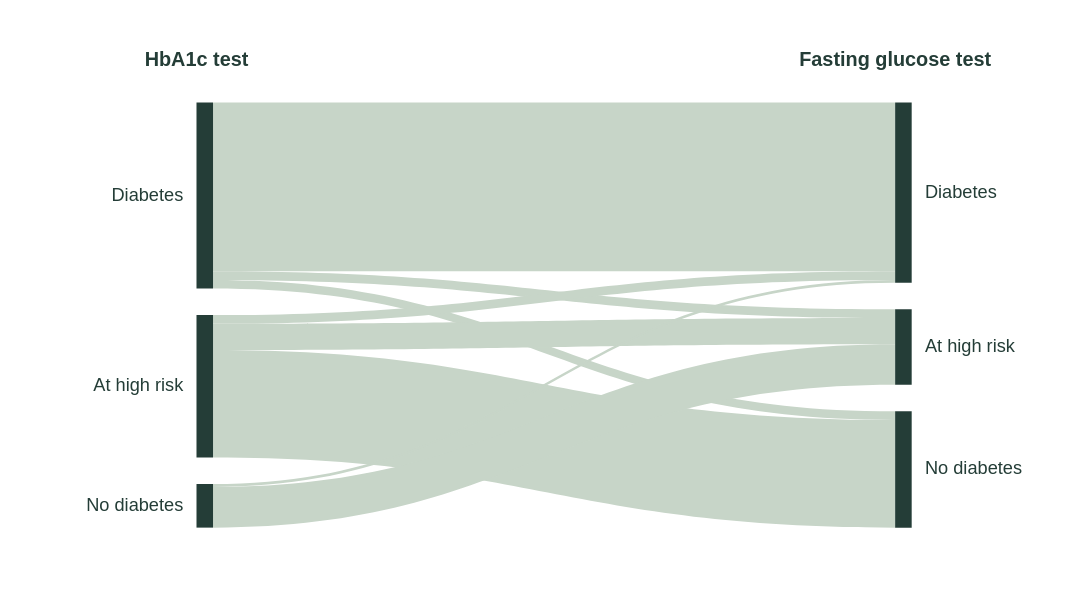

Describe this chart as a Vega-Lite specification.
### Vega specification from a JSON file in a GitHub repository (floating-point values rounded to 4 significant figures)
{"$schema": "https://vega.github.io/schema/vega/v5.json", "width": 660, "height": 300, "padding": {"top": 30, "left": 0, "right": 0, "bottom": 5}, "background": "transparent", "signals": [{"name": "lx", "update": "width*0.18"}, {"name": "rx", "update": "width*0.82"}], "data": [{"name": "links", "values": [{"a": "Diabetes", "b": "Diabetes", "percent": 5.8, "caution": "", "sy": 10.0, "ty": 10.0, "h": 102.0}, {"a": "Diabetes", "b": "At high risk", "percent": 0.3, "caution": "", "sy": 112.0, "ty": 135.0, "h": 5.273}, {"a": "Diabetes", "b": "No diabetes", "percent": 0.3, "caution": "", "sy": 117.2, "ty": 196.7, "h": 5.273}, {"a": "At high risk", "b": "Diabetes", "percent": 0.3, "caution": "", "sy": 138.5, "ty": 112.0, "h": 5.273}, {"a": "At high risk", "b": "At high risk", "percent": 0.9, "caution": "", "sy": 143.8, "ty": 140.3, "h": 15.82}, {"a": "At high risk", "b": "No diabetes", "percent": 3.7, "caution": "", "sy": 159.6, "ty": 202.0, "h": 65.04}, {"a": "No diabetes", "b": "Diabetes", "percent": 0.1, "caution": "Use with caution", "sy": 240.6, "ty": 117.2, "h": 1.758}, {"a": "No diabetes", "b": "At high risk", "percent": 1.4, "caution": "", "sy": 242.4, "ty": 156.1, "h": 24.61}]}, {"name": "nodes", "values": [{"side": "left", "label": "Diabetes", "y": 10, "y2": 122.5}, {"side": "left", "label": "At high risk", "y": 138.5, "y2": 224.6}, {"side": "left", "label": "No diabetes", "y": 240.6, "y2": 267.0}, {"side": "right", "label": "Diabetes", "y": 10, "y2": 119.0}, {"side": "right", "label": "At high risk", "y": 135.0, "y2": 180.7}, {"side": "right", "label": "No diabetes", "y": 196.7, "y2": 267.0}]}], "marks": [{"type": "path", "from": {"data": "links"}, "encode": {"enter": {"fill": {"value": "#c7d5c8"}}, "update": {"path": {"signal": "'M'+(lx+10)+','+datum.sy+' C'+(width*0.48)+','+datum.sy+' '+(width*0.52)+','+datum.ty+' '+rx+','+datum.ty+' L'+rx+','+(datum.ty+datum.h)+' C'+(width*0.52)+','+(datum.ty+datum.h)+' '+(width*0.48)+','+(datum.sy+datum.h)+' '+(lx+10)+','+(datum.sy+datum.h)+' Z'"}, "tooltip": {"signal": "{'HbA1c classification':datum.a,'FPG classification':datum.b,'Eligible adults (%)':datum.percent,'Reliability':datum.caution}"}}, "hover": {"fill": {"value": "#17665a"}}}}, {"type": "rect", "from": {"data": "nodes"}, "encode": {"update": {"x": {"signal": "datum.side == 'left' ? lx : rx"}, "width": {"value": 10}, "y": {"field": "y"}, "y2": {"field": "y2"}, "fill": {"value": "#243d37"}}}}, {"type": "text", "from": {"data": "nodes"}, "encode": {"update": {"x": {"signal": "datum.side == 'left' ? lx-8 : rx+18"}, "y": {"signal": "(datum.y+datum.y2)/2"}, "text": {"field": "label"}, "align": {"signal": "datum.side == 'left' ? 'right' : 'left'"}, "baseline": {"value": "middle"}, "font": {"value": "Arial"}, "fontSize": {"value": 11}, "fill": {"value": "#243d37"}}}}, {"type": "text", "encode": {"update": {"x": {"signal": "lx"}, "y": {"value": -12}, "text": {"value": "HbA1c test"}, "align": {"value": "center"}, "font": {"value": "Arial"}, "fontSize": {"value": 12}, "fontWeight": {"value": "bold"}, "fill": {"value": "#243d37"}}}}, {"type": "text", "encode": {"update": {"x": {"signal": "rx"}, "y": {"value": -12}, "text": {"value": "Fasting glucose test"}, "align": {"value": "center"}, "font": {"value": "Arial"}, "fontSize": {"value": 12}, "fontWeight": {"value": "bold"}, "fill": {"value": "#243d37"}}}}]}
